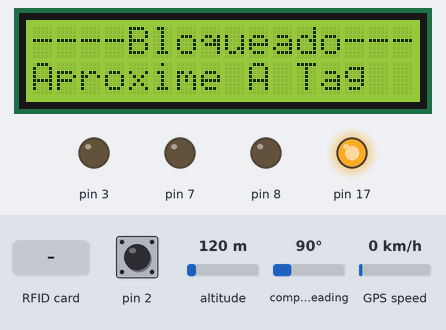
Bench run of a sketch on a simulated Arduino Leonardo, built with avr-gcc and run on an emulated ATmega32U4. On the bench: 16×2 character LCD, output pins drawn as LEDs (lit = HIGH). Inputs (shaded band) come from the test bench; at power-on: pin 2 HIGH, altitude 120 m, compass heading 90°, GPS speed 0 km/h. The GPS gets a fix after 3 s at 37.7749, -122.4194 with 8 satellites; what the sketch prints to the serial monitor is not drawn.

Above: at 1.4 s.
1.5 s: RFID card F7 F7 30 63 held to the reader
At 2.2 s:
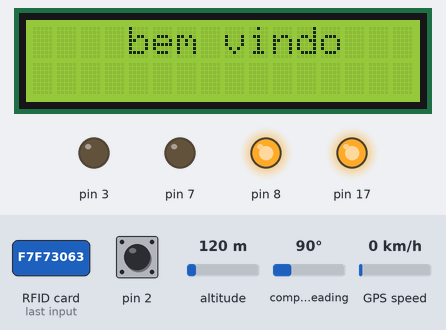
At 4.3 s:
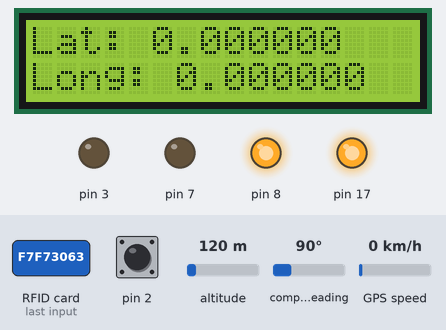
Timing chart, 0 to 5.8 s (numbered marks = the images above; inputs shaded):
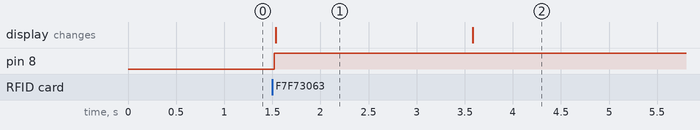

Measured:
- after the input at 1.5 s, pin 8: LOW → HIGH at once; the display: changes at once (image 1)
- what the display in image 1 shows lasts 2.1 s, from 1.5 s to 3.6 s

The sketch:

kart.ino
```cpp
#include <Wire.h>
#include <LiquidCrystal_I2C.h>
#include <SPI.h>
#include <MFRC522.h>
#include <SoftwareSerial.h>
#include <TinyGPS++.h> // Include the TinyGPS++ library

#define SS_PIN 10
#define RST_PIN 9
#define ARDUINO_GPS_RX 5 // GPS TX, Arduino RX pin
#define ARDUINO_GPS_TX 4 // GPS RX, Arduino TX pin
#define gpsPort ssGPS    // Alternatively, use Serial1 on the Leonardo
#define SerialMonitor Serial
#define GPS_BAUD 9600
LiquidCrystal_I2C lcd(0x27, 16, 2);
MFRC522 mfrc522(SS_PIN, RST_PIN);                     // Create MFRC522 instance.
SoftwareSerial ssGPS(ARDUINO_GPS_TX, ARDUINO_GPS_RX); // Create a SoftwareSerial
TinyGPSPlus tinyGPS;                                  // Create a TinyGPSPlus object
//variaveis globais---------------------------------------------------------------------------------------------------------
float lat, lon, vel;                                                         //
unsigned long data, hora;                                                    //
unsigned short sat;                                                          //
int p = 0;                                                                   //
int tempBat, bat, bat2, tempbat2, KM, timet, tempAB, tempM, tempC, rlm, rmC; //
//---------------------------------------------------------------------------------------------------------------------

void setup()
{
    analogReference(DEFAULT);
    gpsPort.begin(GPS_BAUD);
    SerialMonitor.begin(9600);
    //LCD
    Serial.begin(9600);
    lcd.init();
    lcd.init();
    lcd.backlight();
    lcd.clear();
    lcd.setCursor(0, 0);
    lcd.print("----Bloqueado----");
    lcd.setCursor(0, 1);
    lcd.print("Aproxime A Tag");
    //nfc
    Serial.begin(9600); // Inicia a serial
    SPI.begin();        // Inicia  SPI bus
    mfrc522.PCD_Init(); // Inicia MFRC522
    Serial.println("Aproxime o seu cartao do leitor...");
    Serial.println();
    pinMode(7, OUTPUT);
    pinMode(8, OUTPUT);
    pinMode(3, OUTPUT);
    pinMode(2, INPUT_PULLUP);
}

void loop()
{
    int t = 0;
    //==================================ler e guadar informaçoes de modulos =======================================

    //========================================================================================================

    //verifica se cartao esta presente
    digitalWrite(8, LOW);

    digitalWrite(7, LOW);
    if (digitalRead(2) == HIGH) // VERIFICA SE CARTAO ESTA  presente
    {                           // Botão  Pressionado;
                                // faz leitura da tag para verificar uid
        Serial.println("Cartao Presente");
        t = 0;

        //

        //=======================================================autenticação=======================================================
        // Procura por cartao RFID
        if (!mfrc522.PICC_IsNewCardPresent())
        {
            return;
        }
        // Seleciona o cartao RFID
        if (!mfrc522.PICC_ReadCardSerial())
        {
            return;
        }
        //Mostra UID na serial
        Serial.println();
        Serial.print("tag Reconhecida :"); //motra no monitor seria que tag foi reconhecida
        String conteudo = "";
        byte letra;
        for (byte i = 0; i < mfrc522.uid.size; i++)
        {
            //Serial.print(mfrc522.uid.uidByte[i] < 0x10 ? " 0" : " ");
            // Serial.print(mfrc522.uid.uidByte[i], HEX);
            conteudo.concat(String(mfrc522.uid.uidByte[i] < 0x10 ? " 0" : " "));
            conteudo.concat(String(mfrc522.uid.uidByte[i], HEX));
        }
        Serial.println();

        conteudo.toUpperCase();

        if (conteudo.substring(1) == "F7 F7 30 63" && conteudo.substring(1) == "F7 F7 30 63") // autenticaçao atraves do uid da tag
        {
            // -=======================================================-tudo aki =======================================================
            lcd.clear();
            Serial.println();
            Serial.print("Altenticado com sucesso"); // manda para monitor serial que foi autenticado con sucesso
            Serial.println();
            digitalWrite(3, LOW);  // liga rele
            digitalWrite(8, HIGH); //liga led verde

            for (int o = 0; o < 5;) //conteudo do display aki
            {

                if (digitalRead(2) == HIGH)
                {
                    o = 1;
                }
                else
                {
                    o = 5;
                }
                // ================bem vindo por pouco tempo======================================================

                while (p < 2)
                {
                    p++;
                    lcd.clear(); // coteudo depois do desbloqueio
                    lcd.setCursor(4, 0);
                    lcd.print("bem vindo");
                    delay(1000);
                    lcd.clear(); // coteudo depois do desbloqueio
                }
                //==========================================codigo a seguir depois do bem vindo================================================================

                // latitude longtude
                lcd.clear();
                lcd.setCursor(0, 0);
                lcd.print("Lat: ");
                lcd.print(tinyGPS.location.lat(), 6);
                lcd.setCursor(0, 1);
                lcd.print("Long: ");
                lcd.print(tinyGPS.location.lng(), 6);
                delay(3000);
                lcd.clear();
                //altitude
                lcd.setCursor(0, 0);
                lcd.print("Alt: ");
                lcd.print(tinyGPS.altitude.meters());
                lcd.print("M");
                delay(3000);
                lcd.clear();
                //velocida km/h
                lcd.setCursor(0, 0);
                lcd.print("Speed: ");
                lcd.print(tinyGPS.speed.kmph());
                lcd.print("Km/h ");
                delay(3000);
                lcd.clear();
                //satelites
                lcd.setCursor(0, 0);
                lcd.print("Satelites: ");
                lcd.println(tinyGPS.satellites.value());
                delay(3000);
                lcd.clear();
                //voltagem baterias
                lcd.clear();
                lcd.setCursor(0, 0);
                lcd.print("Bateria1: ");
                lcd.print(bat);
                lcd.setCursor(0, 1);
                lcd.print("Bateria2: ");
                lcd.print(bat2);
                delay(3000);
                lcd.clear();

                lcd.clear();
                // print position, altitude, speed, time/date, and satellites:
                printGPSInfo();

                // "Smart delay" looks for GPS data while the Arduino's not doing anything else
                smartDelay(1000);

                //====================================================================================================================================
            }

            delay(1000);
        }
        else // =======================================================fim autenticaçao=======================================================
        {    // se nao for autenticado apresata erro no dysplay
            lcd.clear();
            lcd.setCursor(1, 0);
            lcd.print("Acesso Negado!");
            lcd.setCursor(0, 1);
            lcd.print("tag Nao Reconhecida");
            Serial.println();
            Serial.print("Acesso Negado");
            digitalWrite(7, HIGH); //liga led vermelho
            digitalWrite(3, HIGH); // deliga rele
        }

        //fim do if
    }
    else if (digitalRead(2) == LOW) // VERIFICA SE CARTAO NAO ESTA  presente
    {                               // Botão nao Pressionado

        Serial.println("Cartao Nao Esta Presente"); // mostra no monitor serial que caratao/tag esta ausente
        t = 1;
        digitalWrite(7, HIGH); //liga led vermelho
        digitalWrite(3, HIGH); // deliga rele
        lcd.clear();
        lcd.setCursor(1, 0);
        lcd.print("Acesso Negado!"); //mostra que acesso esta negado
        lcd.setCursor(0, 1);
        lcd.print("tag Nao Reconhecida");
        delay(1000);
    }

    delay(1000);
    // print position, altitude, speed, time/date, and satellites:
    printGPSInfo();

    // "Smart delay" looks for GPS data while the Arduino's not doing anything else
    smartDelay(1000);
}
void printGPSInfo()
{
    // Print latitude, longitude, altitude in feet, course, speed, date, time,
    // and the number of visible satellites.
    SerialMonitor.print("Lat: ");
    SerialMonitor.println(tinyGPS.location.lat(), 6);
    SerialMonitor.print("Long: ");
    SerialMonitor.println(tinyGPS.location.lng(), 6);
    SerialMonitor.print("Alt: ");
    SerialMonitor.println(tinyGPS.altitude.meters());
    SerialMonitor.print("Speed: ");
    SerialMonitor.println(tinyGPS.speed.kmph());
    SerialMonitor.print("Date: ");
    printDate();
    SerialMonitor.print("Time: ");
    printTime();
    SerialMonitor.print("Sats: ");
    SerialMonitor.println(tinyGPS.satellites.value());
    SerialMonitor.println();

    float tensao1 = analogRead(A0);
    bat = (tensao1 * 5) / (1023) * 10;

    // Exibe o valor lido no pino a0
    Serial.print("voltagem bateria1 :");
    Serial.println(bat);

    float tensao2 = analogRead(A1);
    bat2 = (tensao2 * 5) / (1023) * 10;

    // Exibe o valor lido no pino a1
    Serial.print("voltagem bateria2 :");
    Serial.println(bat2);
}

// This custom version of delay() ensures that the tinyGPS object
// is being "fed". From the TinyGPS++ examples.
static void smartDelay(unsigned long ms)
{
    unsigned long start = millis();
    do
    {
        // If data has come in from the GPS module
        while (gpsPort.available())
            tinyGPS.encode(gpsPort.read()); // Send it to the encode function
                                            // tinyGPS.encode(char) continues to "load" the tinGPS object with new
                                            // data coming in from the GPS module. As full NMEA strings begin to come in
                                            // the tinyGPS library will be able to start parsing them for pertinent info
    } while (millis() - start < ms);
}

// printDate() formats the date into dd/mm/yy.
void printDate()
{
    SerialMonitor.print(tinyGPS.date.day());
    SerialMonitor.print("/");
    SerialMonitor.print(tinyGPS.date.month());
    SerialMonitor.print("/");
    SerialMonitor.println(tinyGPS.date.year());
}

// printTime() formats the time into "hh:mm:ss", and prints leading 0's
// where they're called for.
void printTime()
{
    SerialMonitor.print(tinyGPS.time.hour());
    SerialMonitor.print(":");
    if (tinyGPS.time.minute() < 10)
        SerialMonitor.print('0');
    SerialMonitor.print(tinyGPS.time.minute());
    SerialMonitor.print(":");
    if (tinyGPS.time.second() < 10)
        SerialMonitor.print('0');
    SerialMonitor.println(tinyGPS.time.second());
}
```
